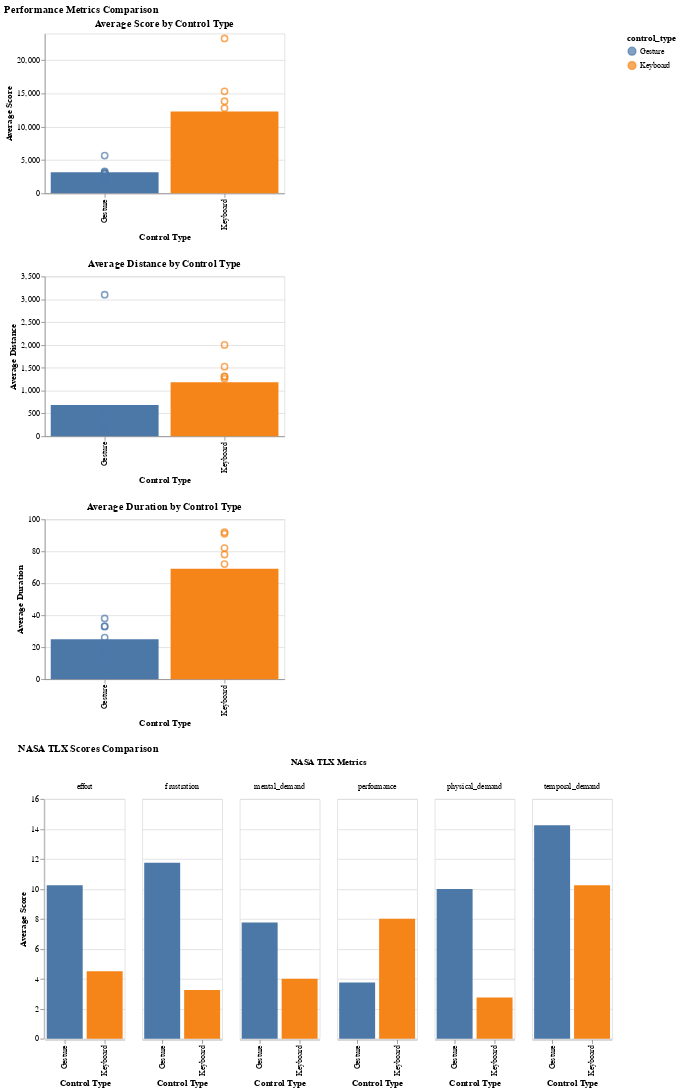

This figure's notebook cell:
### Code cell
# Display both sets of visualizations
performance_chart & nasa_chart

### Figure 1 — Vega-Lite specification as saved in the notebook (floating-point values rounded to 4 significant figures)
{"config": {"view": {"continuousWidth": 300, "continuousHeight": 300}}, "vconcat": [{"layer": [{"mark": {"type": "bar"}, "encoding": {"color": {"field": "control_type", "type": "nominal"}, "x": {"field": "control_type", "title": "Control Type", "type": "nominal"}, "y": {"aggregate": "mean", "field": "score", "title": "Average Score", "type": "quantitative"}}}, {"mark": {"type": "point", "opacity": 0.7, "size": 60}, "encoding": {"color": {"field": "control_type", "type": "nominal"}, "tooltip": [{"field": "participant", "type": "nominal"}, {"field": "score", "type": "quantitative"}], "x": {"field": "control_type", "title": "Control Type", "type": "nominal"}, "y": {"field": "score", "type": "quantitative"}}}], "height": 200, "title": "Average Score by Control Type", "width": 300}, {"layer": [{"mark": {"type": "bar"}, "encoding": {"color": {"field": "control_type", "type": "nominal"}, "x": {"field": "control_type", "title": "Control Type", "type": "nominal"}, "y": {"aggregate": "mean", "field": "distance", "title": "Average Distance", "type": "quantitative"}}}, {"mark": {"type": "point", "opacity": 0.7, "size": 60}, "encoding": {"color": {"field": "control_type", "type": "nominal"}, "tooltip": [{"field": "participant", "type": "nominal"}, {"field": "distance", "type": "quantitative"}], "x": {"field": "control_type", "title": "Control Type", "type": "nominal"}, "y": {"field": "distance", "type": "quantitative"}}}], "height": 200, "title": "Average Distance by Control Type", "width": 300}, {"layer": [{"mark": {"type": "bar"}, "encoding": {"color": {"field": "control_type", "type": "nominal"}, "x": {"field": "control_type", "title": "Control Type", "type": "nominal"}, "y": {"aggregate": "mean", "field": "duration", "title": "Average Duration", "type": "quantitative"}}}, {"mark": {"type": "point", "opacity": 0.7, "size": 60}, "encoding": {"color": {"field": "control_type", "type": "nominal"}, "tooltip": [{"field": "participant", "type": "nominal"}, {"field": "duration", "type": "quantitative"}], "x": {"field": "control_type", "title": "Control Type", "type": "nominal"}, "y": {"field": "duration", "type": "quantitative"}}}], "height": 200, "title": "Average Duration by Control Type", "width": 300}, {"data": {"name": "data-afa5a34a641f597fdc89f478db9f02f8"}, "mark": {"type": "bar"}, "encoding": {"color": {"field": "control_type", "type": "nominal"}, "column": {"field": "metric", "title": "NASA TLX Metrics", "type": "nominal"}, "x": {"field": "control_type", "title": "Control Type", "type": "nominal"}, "y": {"aggregate": "mean", "field": "score", "title": "Average Score", "type": "quantitative"}}, "title": "NASA TLX Scores Comparison", "width": 100}], "data": {"name": "data-1f63b7713c57a5b0e3101c3ff710d79b"}, "title": "Performance Metrics Comparison", "$schema": "https://vega.github.io/schema/vega-lite/v5.20.1.json", "datasets": {"data-1f63b7713c57a5b0e3101c3ff710d79b": [{"participant": "Chisang", "control_type": "Keyboard", "score": 12785, "distance": 1258, "duration": 72}, {"participant": "Chisang", "control_type": "Keyboard", "score": 5386, "distance": 477, "duration": 31}, {"participant": "Chisang", "control_type": "Gesture", "score": 2015, "distance": 211, "duration": 15}, {"participant": "Chisang", "control_type": "Gesture", "score": 3016, "distance": 492, "duration": 33}, {"participant": "Nadim", "control_type": "Keyboard", "score": 9054, "distance": 901, "duration": 51}, {"participant": "Nadim", "control_type": "Keyboard", "score": 11002, "distance": 1303, "duration": 78}, {"participant": "Nadim", "control_type": "Gesture", "score": 2990, "distance": 263, "duration": 21}, {"participant": "Nadim", "control_type": "Gesture", "score": 5668, "distance": 465, "duration": 38}, {"participant": "Dalton", "control_type": "Keyboard", "score": 23267, "distance": 2001, "duration": 92}, {"participant": "Dalton", "control_type": "Keyboard", "score": 7717, "distance": 700, "duration": 56}, {"participant": "Dalton", "control_type": "Gesture", "score": 2947, "distance": 244, "duration": 17}, {"participant": "Dalton", "control_type": "Gesture", "score": 3312, "distance": 503, "duration": 33}, {"participant": "Tyler", "control_type": "Keyboard", "score": 13837, "distance": 1313, "duration": 82}, {"participant": "Tyler", "control_type": "Keyboard", "score": 15321, "distance": 1525, "duration": 91}, {"participant": "Tyler", "control_type": "Gesture", "score": 2112, "distance": 211, "duration": 17}, {"participant": "Tyler", "control_type": "Gesture", "score": 3189, "distance": 3100, "duration": 26}], "data-afa5a34a641f597fdc89f478db9f02f8": [{"participant": "Chisang", "control_type": "Keyboard", "metric": "mental_demand", "score": 6}, {"participant": "Chisang", "control_type": "Gesture", "metric": "mental_demand", "score": 6}, {"participant": "Nadim", "control_type": "Keyboard", "metric": "mental_demand", "score": 7}, {"participant": "Nadim", "control_type": "Gesture", "metric": "mental_demand", "score": 7}, {"participant": "Dalton", "control_type": "Keyboard", "metric": "mental_demand", "score": 2}, {"participant": "Dalton", "control_type": "Gesture", "metric": "mental_demand", "score": 8}, {"participant": "Tyler", "control_type": "Keyboard", "metric": "mental_demand", "score": 1}, {"participant": "Tyler", "control_type": "Gesture", "metric": "mental_demand", "score": 10}, {"participant": "Chisang", "control_type": "Keyboard", "metric": "physical_demand", "score": 2}, {"participant": "Chisang", "control_type": "Gesture", "metric": "physical_demand", "score": 8}, {"participant": "Nadim", "control_type": "Keyboard", "metric": "physical_demand", "score": 6}, {"participant": "Nadim", "control_type": "Gesture", "metric": "physical_demand", "score": 12}, {"participant": "Dalton", "control_type": "Keyboard", "metric": "physical_demand", "score": 2}, {"participant": "Dalton", "control_type": "Gesture", "metric": "physical_demand", "score": 10}, {"participant": "Tyler", "control_type": "Keyboard", "metric": "physical_demand", "score": 1}, {"participant": "Tyler", "control_type": "Gesture", "metric": "physical_demand", "score": 10}, {"participant": "Chisang", "control_type": "Keyboard", "metric": "temporal_demand", "score": 11}, {"participant": "Chisang", "control_type": "Gesture", "metric": "temporal_demand", "score": 14}, {"participant": "Nadim", "control_type": "Keyboard", "metric": "temporal_demand", "score": 11}, {"participant": "Nadim", "control_type": "Gesture", "metric": "temporal_demand", "score": 15}, {"participant": "Dalton", "control_type": "Keyboard", "metric": "temporal_demand", "score": 11}, {"participant": "Dalton", "control_type": "Gesture", "metric": "temporal_demand", "score": 14}, {"participant": "Tyler", "control_type": "Keyboard", "metric": "temporal_demand", "score": 8}, {"participant": "Tyler", "control_type": "Gesture", "metric": "temporal_demand", "score": 14}, {"participant": "Chisang", "control_type": "Keyboard", "metric": "performance", "score": 6}, {"participant": "Chisang", "control_type": "Gesture", "metric": "performance", "score": 4}, {"participant": "Nadim", "control_type": "Keyboard", "metric": "performance", "score": 8}, {"participant": "Nadim", "control_type": "Gesture", "metric": "performance", "score": 4}, {"participant": "Dalton", "control_type": "Keyboard", "metric": "performance", "score": 8}, {"participant": "Dalton", "control_type": "Gesture", "metric": "performance", "score": 3}, {"participant": "Tyler", "control_type": "Keyboard", "metric": "performance", "score": 10}, {"participant": "Tyler", "control_type": "Gesture", "metric": "performance", "score": 4}, {"participant": "Chisang", "control_type": "Keyboard", "metric": "effort", "score": 6}, {"participant": "Chisang", "control_type": "Gesture", "metric": "effort", "score": 9}, {"participant": "Nadim", "control_type": "Keyboard", "metric": "effort", "score": 8}, {"participant": "Nadim", "control_type": "Gesture", "metric": "effort", "score": 12}, {"participant": "Dalton", "control_type": "Keyboard", "metric": "effort", "score": 3}, {"participant": "Dalton", "control_type": "Gesture", "metric": "effort", "score": 9}, {"participant": "Tyler", "control_type": "Keyboard", "metric": "effort", "score": 1}, {"participant": "Tyler", "control_type": "Gesture", "metric": "effort", "score": 11}, {"participant": "Chisang", "control_type": "Keyboard", "metric": "frustration", "score": 5}, {"participant": "Chisang", "control_type": "Gesture", "metric": "frustration", "score": 11}, {"participant": "Nadim", "control_type": "Keyboard", "metric": "frustration", "score": 5}, {"participant": "Nadim", "control_type": "Gesture", "metric": "frustration", "score": 12}, {"participant": "Dalton", "control_type": "Keyboard", "metric": "frustration", "score": 2}, {"participant": "Dalton", "control_type": "Gesture", "metric": "frustration", "score": 12}, {"participant": "Tyler", "control_type": "Keyboard", "metric": "frustration", "score": 1}, {"participant": "Tyler", "control_type": "Gesture", "metric": "frustration", "score": 12}]}}
